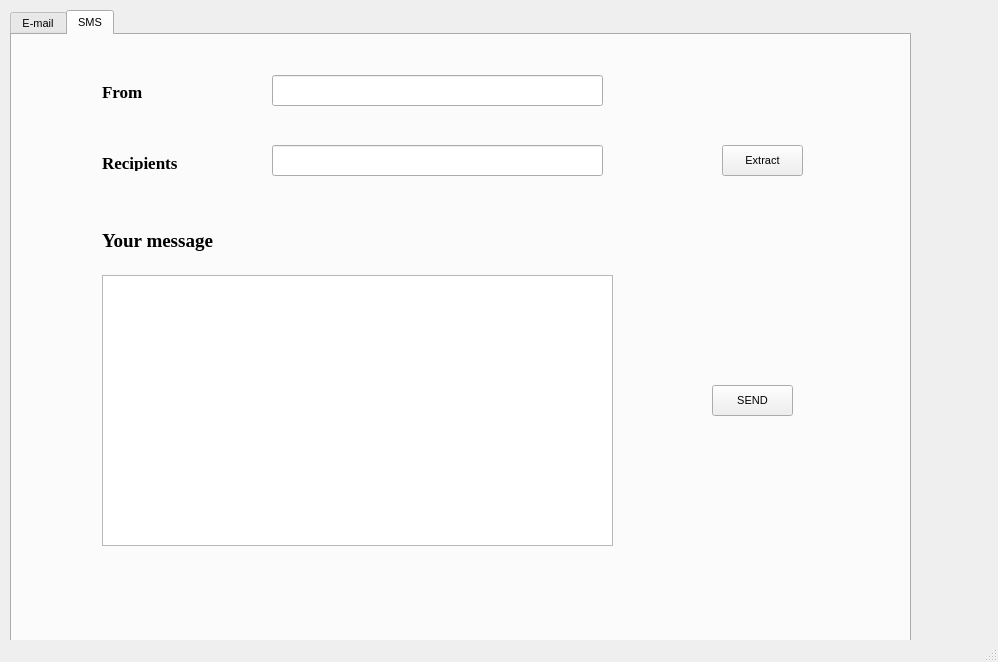
<?xml version="1.0" encoding="UTF-8"?>
<ui version="4.0">
 <class>MainWindow</class>
 <widget class="QMainWindow" name="MainWindow">
  <property name="geometry">
   <rect>
    <x>0</x>
    <y>0</y>
    <width>998</width>
    <height>662</height>
   </rect>
  </property>
  <property name="windowTitle">
   <string>MainWindow</string>
  </property>
  <widget class="QWidget" name="centralwidget">
   <widget class="QTabWidget" name="tabWidget">
    <property name="geometry">
     <rect>
      <x>10</x>
      <y>10</y>
      <width>901</width>
      <height>651</height>
     </rect>
    </property>
    <property name="font">
     <font>
      <pointsize>8</pointsize>
     </font>
    </property>
    <property name="styleSheet">
     <string notr="true"/>
    </property>
    <property name="currentIndex">
     <number>1</number>
    </property>
    <widget class="QWidget" name="tab">
     <attribute name="title">
      <string>E-mail</string>
     </attribute>
     <widget class="QLineEdit" name="subject">
      <property name="geometry">
       <rect>
        <x>190</x>
        <y>120</y>
        <width>471</width>
        <height>31</height>
       </rect>
      </property>
     </widget>
     <widget class="QLineEdit" name="recipients_email">
      <property name="geometry">
       <rect>
        <x>190</x>
        <y>30</y>
        <width>471</width>
        <height>31</height>
       </rect>
      </property>
     </widget>
     <widget class="QLabel" name="label_2">
      <property name="geometry">
       <rect>
        <x>50</x>
        <y>120</y>
        <width>81</width>
        <height>31</height>
       </rect>
      </property>
      <property name="font">
       <font>
        <family>Times New Roman</family>
        <pointsize>13</pointsize>
        <weight>75</weight>
        <bold>true</bold>
       </font>
      </property>
      <property name="text">
       <string>Subject</string>
      </property>
     </widget>
     <widget class="QLabel" name="label">
      <property name="geometry">
       <rect>
        <x>50</x>
        <y>30</y>
        <width>81</width>
        <height>31</height>
       </rect>
      </property>
      <property name="font">
       <font>
        <family>Times New Roman</family>
        <pointsize>13</pointsize>
        <weight>75</weight>
        <bold>true</bold>
       </font>
      </property>
      <property name="text">
       <string>Recipients:</string>
      </property>
     </widget>
     <widget class="QLabel" name="label_3">
      <property name="geometry">
       <rect>
        <x>50</x>
        <y>250</y>
        <width>81</width>
        <height>31</height>
       </rect>
      </property>
      <property name="font">
       <font>
        <family>Times New Roman</family>
        <pointsize>13</pointsize>
        <weight>75</weight>
        <bold>true</bold>
       </font>
      </property>
      <property name="text">
       <string>Message</string>
      </property>
     </widget>
     <widget class="QPushButton" name="attachment">
      <property name="geometry">
       <rect>
        <x>200</x>
        <y>200</y>
        <width>81</width>
        <height>31</height>
       </rect>
      </property>
      <property name="text">
       <string>Attachment</string>
      </property>
     </widget>
     <widget class="QPushButton" name="send_email">
      <property name="geometry">
       <rect>
        <x>700</x>
        <y>420</y>
        <width>81</width>
        <height>31</height>
       </rect>
      </property>
      <property name="text">
       <string>SEND </string>
      </property>
     </widget>
     <widget class="QPushButton" name="extract_email_recipients">
      <property name="geometry">
       <rect>
        <x>690</x>
        <y>30</y>
        <width>81</width>
        <height>31</height>
       </rect>
      </property>
      <property name="text">
       <string>Extract</string>
      </property>
     </widget>
     <widget class="QLineEdit" name="file">
      <property name="geometry">
       <rect>
        <x>360</x>
        <y>200</y>
        <width>301</width>
        <height>31</height>
       </rect>
      </property>
     </widget>
     <widget class="QTextEdit" name="message_email">
      <property name="geometry">
       <rect>
        <x>40</x>
        <y>300</y>
        <width>641</width>
        <height>281</height>
       </rect>
      </property>
     </widget>
    </widget>
    <widget class="QWidget" name="tab_2">
     <attribute name="title">
      <string>SMS</string>
     </attribute>
     <widget class="QLabel" name="label_4">
      <property name="geometry">
       <rect>
        <x>90</x>
        <y>180</y>
        <width>121</width>
        <height>51</height>
       </rect>
      </property>
      <property name="font">
       <font>
        <family>Times New Roman</family>
        <pointsize>14</pointsize>
        <weight>75</weight>
        <bold>true</bold>
       </font>
      </property>
      <property name="text">
       <string>Your message</string>
      </property>
     </widget>
     <widget class="QPushButton" name="send_message">
      <property name="geometry">
       <rect>
        <x>700</x>
        <y>350</y>
        <width>81</width>
        <height>31</height>
       </rect>
      </property>
      <property name="text">
       <string>SEND</string>
      </property>
     </widget>
     <widget class="QLabel" name="label_5">
      <property name="geometry">
       <rect>
        <x>90</x>
        <y>120</y>
        <width>111</width>
        <height>16</height>
       </rect>
      </property>
      <property name="font">
       <font>
        <family>Times New Roman</family>
        <pointsize>13</pointsize>
        <weight>75</weight>
        <bold>true</bold>
       </font>
      </property>
      <property name="text">
       <string>Recipients</string>
      </property>
     </widget>
     <widget class="QLineEdit" name="recipient_number">
      <property name="geometry">
       <rect>
        <x>260</x>
        <y>110</y>
        <width>331</width>
        <height>31</height>
       </rect>
      </property>
     </widget>
     <widget class="QPushButton" name="extract_message_recipients">
      <property name="geometry">
       <rect>
        <x>710</x>
        <y>110</y>
        <width>81</width>
        <height>31</height>
       </rect>
      </property>
      <property name="text">
       <string>Extract</string>
      </property>
     </widget>
     <widget class="QLabel" name="label_6">
      <property name="geometry">
       <rect>
        <x>90</x>
        <y>50</y>
        <width>47</width>
        <height>13</height>
       </rect>
      </property>
      <property name="font">
       <font>
        <family>Times New Roman</family>
        <pointsize>13</pointsize>
        <weight>75</weight>
        <bold>true</bold>
       </font>
      </property>
      <property name="text">
       <string>From</string>
      </property>
     </widget>
     <widget class="QLineEdit" name="user_number">
      <property name="geometry">
       <rect>
        <x>260</x>
        <y>40</y>
        <width>331</width>
        <height>31</height>
       </rect>
      </property>
     </widget>
     <widget class="QTextEdit" name="message_text">
      <property name="geometry">
       <rect>
        <x>90</x>
        <y>240</y>
        <width>511</width>
        <height>271</height>
       </rect>
      </property>
     </widget>
    </widget>
   </widget>
  </widget>
  <widget class="QStatusBar" name="statusbar"/>
 </widget>
 <resources/>
 <connections/>
</ui>
